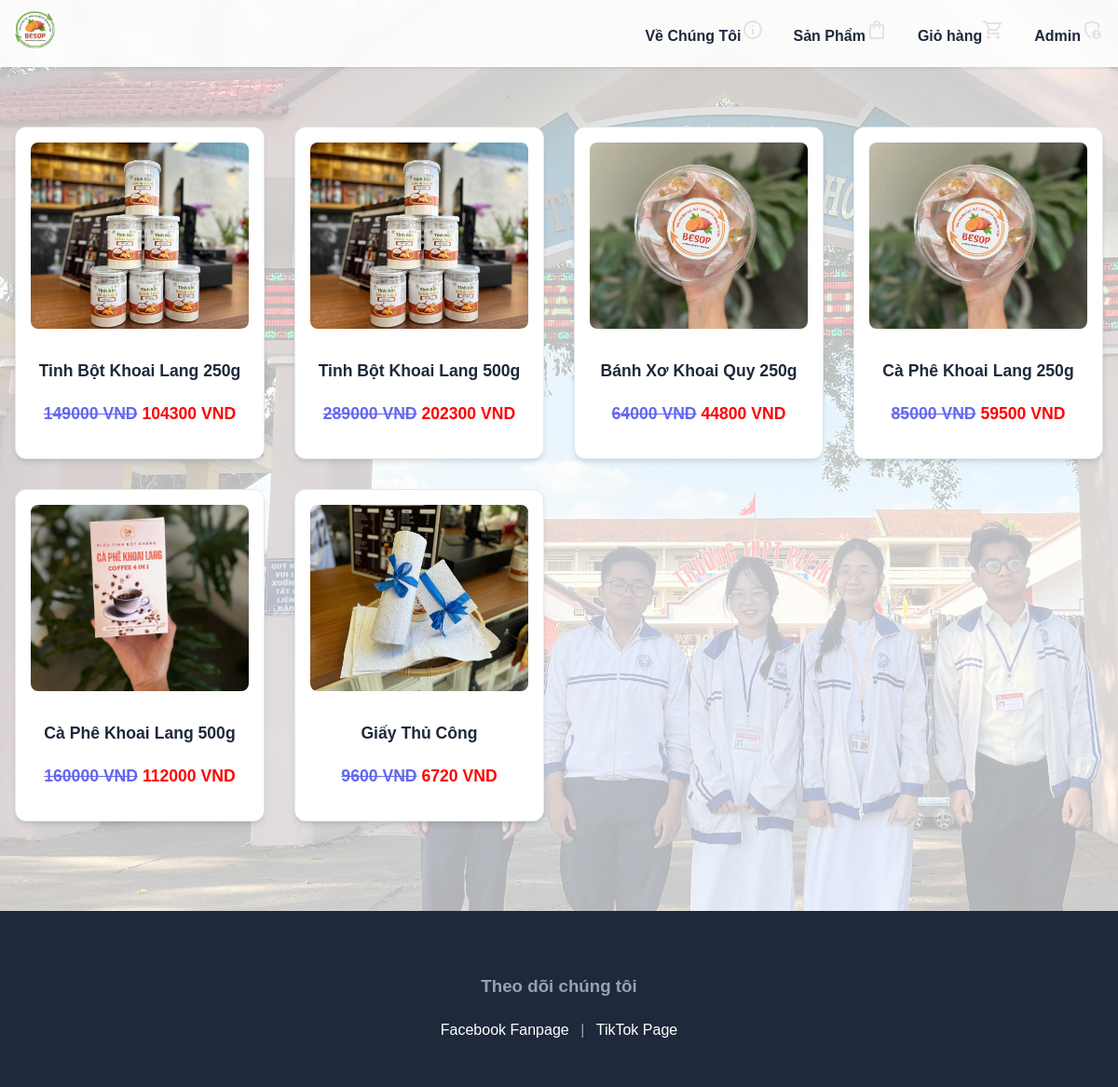
The app's page /shop/ with its own data.
### shop/models.py (models this page shows, shortened)
class Product(models.Model):
    product_name = models.CharField(max_length=255)
    price = models.IntegerField()
    description = models.TextField(blank=True, null=True)
    image = models.ImageField(upload_to='products/', blank=True, null=True)

### shop/views.py (the view)
# urls.py: path('shop/', views.index, name='index'),
def index(request):
    products = Product.objects.all()
    transaction_count = Transaction.objects.count()
    show_promo_popup = False
    show_promo = transaction_count <= 100
    products_with_discount = []
    if show_promo:
        for product in products:
            products_with_discount.append({
                'product': product,
                'discounted_price': product.price * 0.7
            })
    else:
        for product in products:
            products_with_discount.append({
                'product': product,
                'discounted_price': None
            })
    return render(request, 'index.html', {
        'products_with_discount': products_with_discount,
        'show_promo_popup': show_promo_popup,
        'show_promo': show_promo
    })

### templates/index.html
{% extends 'base.html' %}
{% load static %}
{% block content %}
<div class="product-grid">
    {% for item in products_with_discount %}
    <div class="product-card">
        <a href="{% url 'product_detail' item.product.pk %}">
            {% if item.product.image %}
                <img src="{{ item.product.image.url }}" alt="{{ item.product.product_name }}">
            {% endif %}
            <h3>{{ item.product.product_name }}</h3>
            {% if show_promo and item.discounted_price %}
                <p class="price">
                    <span style="text-decoration: line-through;">{{ item.product.price|floatformat:0 }} VND</span>
                    <span style="color: red;">{{ item.discounted_price|floatformat:0 }} VND</span>
                </p>
            {% else %}
                <p class="price">{{ item.product.price|floatformat:0 }} VND</p>
            {% endif %}
        </a>
    </div>
    {% endfor %}
</div>
{% endblock %}

### static/css/style.css (style rules this page uses)
:root { --primary-color: #6366f1; --primary-hover: #4f46e5; --secondary-color: #ec4899; --background-color: #f8fafc; --card-bg: #ffffff; --text-color: #1e293b; --text-light: #64748b; --border-radius: 12px; --shadow: 0 4px 6px -1px rgb(0 0 0 / 0.1), 0 2px 4px -2px rgb(0 0 0 / 0.1); --shadow-hover: 0 10px 15px -3px rgb(0 0 0 / 0.1), 0 4px 6px -4px rgb(0 0 0 / 0.1); }
html { font-size: 16px; }
body { font-family: 'Poppins', sans-serif; margin: 0; padding: 0; background-color: var(--background-color); color: var(--text-color); line-height: 1.6; }
a { text-decoration: none; color: inherit; transition: color 0.2s; }
.product-grid { display: grid; grid-template-columns: repeat(auto-fill, minmax(250px, 1fr)); gap: 2rem; margin-top: 2rem; }
.product-card { background: var(--card-bg); border-radius: var(--border-radius); padding: 1rem; text-align: center; box-shadow: var(--shadow); transition: transform 0.3s ease, box-shadow 0.3s ease; border: 1px solid #e2e8f0; }
.product-card img { width: 100%; height: 200px; object-fit: cover; border-radius: calc(var(--border-radius) - 4px); margin-bottom: 1rem; }
.product-card h3 { margin: 0.5rem 0; font-size: 1.1rem; color: var(--text-color); }
.product-card .price { color: var(--primary-color); font-weight: 700; font-size: 1.1rem; }

### records on screen
Product: product.image (picture), product.product_name "Tinh Bột Khoai Lang 250g", product.price "149000", discounted_price "104300"
Product: product.image (picture), product.product_name "Tinh Bột Khoai Lang 500g", product.price "289000", discounted_price "202300"
Product: product.image (picture), product.product_name "Bánh Xơ Khoai Quy 250g", product.price "64000", discounted_price "44800"
Product: product.image (picture), product.product_name "Cà Phê Khoai Lang 250g", product.price "85000", discounted_price "59500"
Product: product.image (picture), product.product_name "Cà Phê Khoai Lang 500g", product.price "160000", discounted_price "112000"
Product: product.image (picture), product.product_name "Giấy Thủ Công", product.price "9600", discounted_price "6720"
